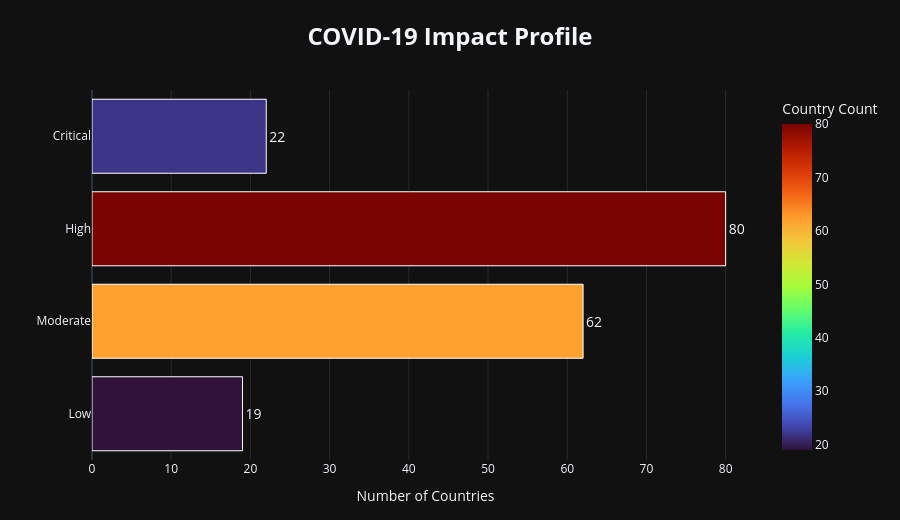

This figure's notebook cell:
### Code cell
# Keep only countries with a calculated impact score

impact_distribution_valid = (
    covid_clean[
        covid_clean["Impact_Category"] != "Insufficient Data"
    ]["Impact_Category"]
    .value_counts()
    .rename_axis("Impact_Category")
    .reset_index(name="Number_of_Countries")
)


impact_order = [
    "Low",
    "Moderate",
    "High",
    "Critical"
]

impact_chart = (
    impact_distribution_valid[
        impact_distribution_valid["Impact_Category"].isin(impact_order)
    ]
    .copy()
)

impact_chart["Impact_Category"] = pd.Categorical(
    impact_chart["Impact_Category"],
    categories=impact_order,
    ordered=True
)

impact_chart = impact_chart.sort_values("Impact_Category")

fig = px.bar(
    impact_chart,
    x="Number_of_Countries",
    y="Impact_Category",
    orientation="h",
    text="Number_of_Countries",
    color="Number_of_Countries",
    color_continuous_scale="Turbo",
    title="<b>COVID-19 Impact Profile</b>",
    labels={
        "Number_of_Countries": "Number of Countries",
        "Impact_Category": "Impact Category"
    },
    height=520
)

fig.update_traces(
    textposition="outside",
    textfont=dict(size=14),
    marker=dict(
        line=dict(width=1, color="white")
    ),
    hovertemplate=(
        "<b>%{y}</b><br>"
        "Countries: %{x}<extra></extra>"
    )
)

fig.update_layout(
    template="plotly_dark",
    title=dict(
        x=0.5,
        font=dict(size=24)
    ),
    xaxis=dict(
        showgrid=True,
        gridcolor="rgba(255,255,255,0.10)"
    ),
    yaxis=dict(
        title="",
        categoryorder="array",
        categoryarray=impact_order
    ),
    coloraxis_colorbar=dict(
        title="Country Count"
    ),
    margin=dict(l=80, r=80, t=90, b=60)
)

fig.show()

### Figure 1 — Plotly figure (JSON) as saved in the notebook; plotly's stock layout.template omitted (floating-point values rounded to 4 significant figures)
{"data": [{"hovertemplate": "<b>%{y}</b><br>Countries: %{x}<extra></extra>", "legendgroup": "", "marker": {"color": [19, 62, 80, 22], "coloraxis": "coloraxis", "line": {"color": "white", "width": 1}, "pattern": {"shape": ""}}, "name": "", "orientation": "h", "showlegend": false, "text": [19.0, 62.0, 80.0, 22.0], "textfont": {"size": 14}, "textposition": "outside", "type": "bar", "x": [19, 62, 80, 22], "xaxis": "x", "y": ["Low", "Moderate", "High", "Critical"], "yaxis": "y"}], "layout": {"barmode": "relative", "coloraxis": {"autocolorscale": false, "colorbar": {"title": {"text": "Country Count"}}, "colorscale": [[0, "#30123b"], [0.07143, "#4145ab"], [0.1429, "#4675ed"], [0.2143, "#39a2fc"], [0.2857, "#1bcfd4"], [0.3571, "#24eca6"], [0.4286, "#61fc6c"], [0.5, "#a4fc3b"], [0.5714, "#d1e834"], [0.6429, "#f3c63a"], [0.7143, "#fe9b2d"], [0.7857, "#f36315"], [0.8571, "#d93806"], [0.9286, "#b11901"], [1, "#7a0402"]]}, "height": 520, "legend": {"tracegroupgap": 0}, "margin": {"b": 60, "l": 80, "r": 80, "t": 90}, "title": {"font": {"size": 24}, "text": "<b>COVID-19 Impact Profile</b>", "x": 0.5}, "xaxis": {"anchor": "y", "domain": [0, 1], "gridcolor": "rgba(255,255,255,0.10)", "showgrid": true, "title": {"text": "Number of Countries"}}, "yaxis": {"anchor": "x", "categoryarray": ["Low", "Moderate", "High", "Critical"], "categoryorder": "array", "domain": [0, 1], "title": {"text": ""}}}}
